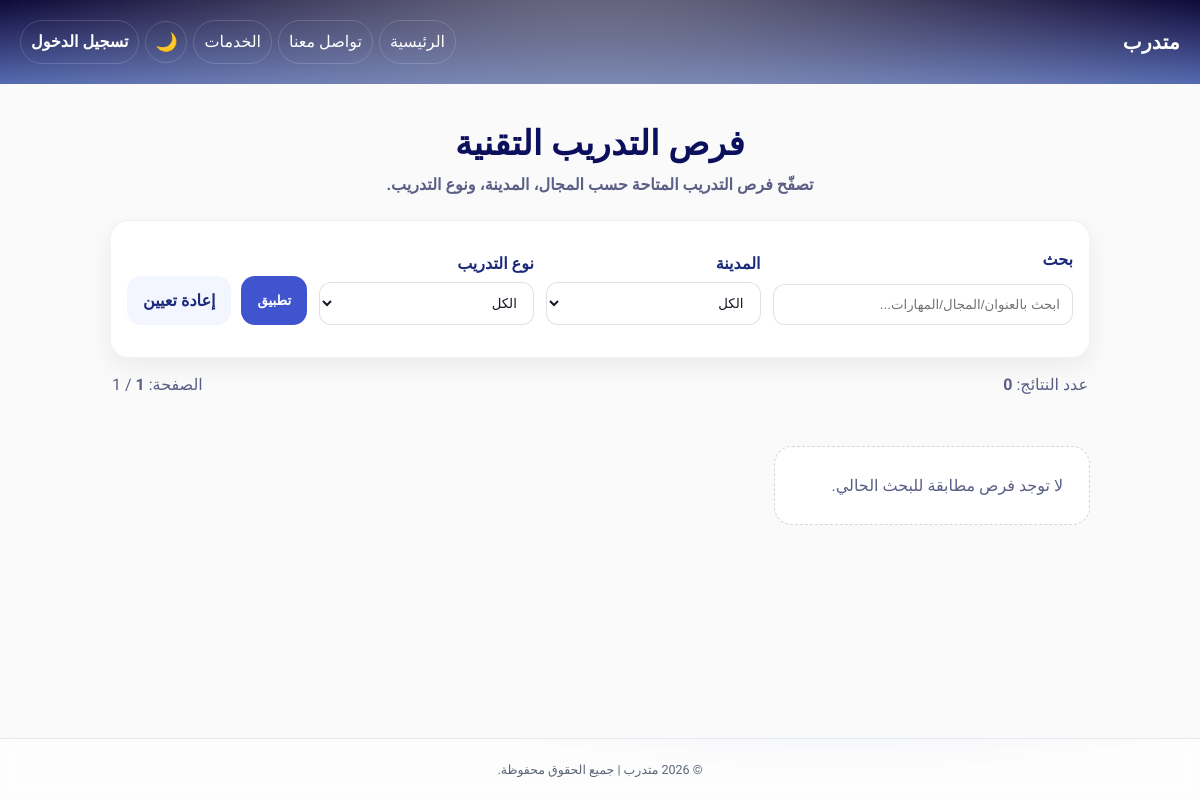
The page /specializations/it/it_internships_list.php on the database as committed earlier.
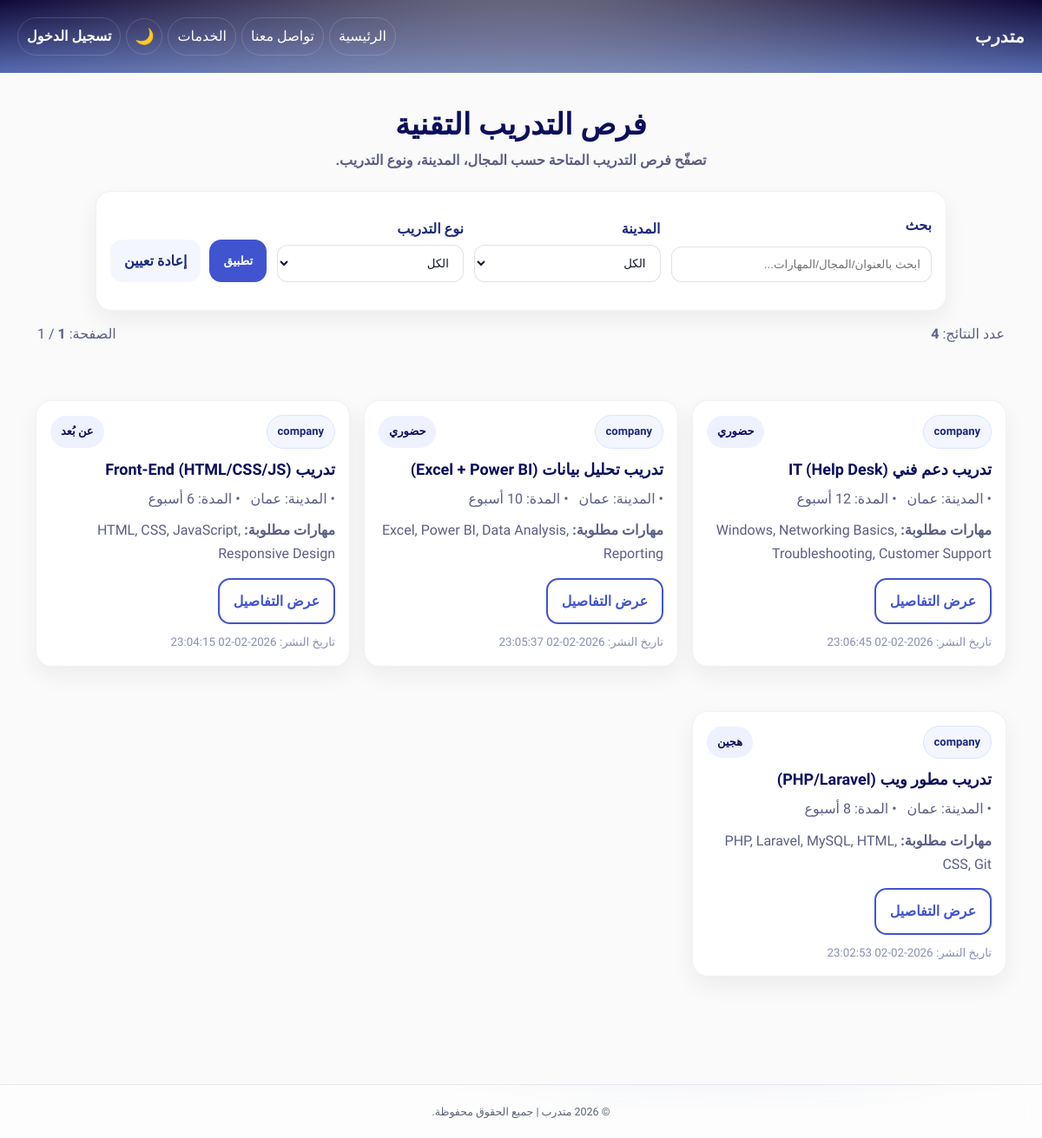
The same page on the database as committed later.
### tables this page shows
CREATE TABLE `it_internships` (
  `internship_id` int(11) NOT NULL,
  `provider_user_id` int(11) NOT NULL,
  `title` varchar(200) NOT NULL,
  `description` text NOT NULL,
  `field` varchar(100) DEFAULT NULL,
  `internship_type` enum('onsite','remote','hybrid') NOT NULL DEFAULT 'onsite',
  `city` varchar(100) DEFAULT NULL,
  `country` varchar(100) DEFAULT NULL,
  `duration_weeks` smallint(6) DEFAULT NULL,
  `start_date` date DEFAULT NULL,
  `end_date` date DEFAULT NULL,
  `required_skills` text DEFAULT NULL,
  `seats` smallint(6) DEFAULT 1,
  `status` enum('draft','published','closed') NOT NULL DEFAULT 'published',
  `published_at` datetime DEFAULT current_timestamp(),
  `created_at` datetime NOT NULL DEFAULT current_timestamp(),
  `updated_at` datetime NOT NULL DEFAULT current_timestamp() ON UPDATE current_timestamp()
);

CREATE TABLE `it_providers` (
  `user_id` int(11) NOT NULL,
  `company_name` varchar(200) NOT NULL,
  `company_registration_no` varchar(50) DEFAULT NULL,
  `website` varchar(255) DEFAULT NULL,
  `description` text DEFAULT NULL,
  `city` varchar(100) DEFAULT NULL,
  `country` varchar(100) DEFAULT NULL,
  `created_at` datetime NOT NULL DEFAULT current_timestamp(),
  `updated_at` datetime NOT NULL DEFAULT current_timestamp() ON UPDATE current_timestamp()
);

### includes/theme_init.php (called while the page is built, shortened)
<?php
$theme = $_SESSION['site_theme'] ?? ($_COOKIE['site_theme'] ?? 'light');
$theme = ($theme === 'dark') ? 'dark' : 'light';
?>

### specializations/it/it_internships_list.php (the view, shortened to what this page needs)
<?php
require_once __DIR__ . '/../../includes/theme_init.php';
  include("../../includes/header.php");
$q    = trim($_GET['q'] ?? '');
$page = max(1, (int)($_GET['page'] ?? 1));
$perPage = 9;
$offset = ($page - 1) * $perPage;
$where = [];
$params = [];
$where[] = "i.status = 'published'";
$whereSql = "WHERE " . implode(" AND ", $where);
$stmtCount = $pdo->prepare("
    SELECT COUNT(*)
    FROM it_internships i
    JOIN it_providers p ON p.user_id = i.provider_user_id
    $whereSql
");
$stmtCount->execute($params);
$total = (int)$stmtCount->fetchColumn();
$totalPages = max(1, (int)ceil($total / $perPage));
$stmt = $pdo->prepare("
    SELECT
      i.internship_id,
      i.title,
      i.field,
      i.internship_type,
      i.city,
      i.country,
      i.duration_weeks,
      i.start_date,
      i.end_date,
      i.required_skills,
      i.published_at,
      p.company_name
    FROM it_internships i
    JOIN it_providers p ON p.user_id = i.provider_user_id
    $whereSql
    ORDER BY i.published_at DESC, i.internship_id DESC
    LIMIT $perPage OFFSET $offset
");
$stmt->execute($params);
$rows = $stmt->fetchAll(PDO::FETCH_ASSOC);
?>
<!DOCTYPE html>
<html lang="ar" dir="rtl">
<head>
  <link rel="stylesheet" href="../assets/css/style.css">
</head>
<body data-theme="<?= htmlspecialchars($theme) ?>">
<main class="page-shell">
  <header class="page-head">
    <h1 class="page-title">فرص التدريب التقنية</h1>
    <p class="page-subtitle">تصفّح فرص التدريب المتاحة حسب المجال، المدينة، ونوع التدريب.</p>
  </header>
  <section class="filters-card">
    <form method="GET" class="filters-grid">
      <div class="filters-field">
        <label for="q">بحث</label>
        <input type="text" id="q" name="q" value="<?= htmlspecialchars($q) ?>" placeholder="ابحث بالعنوان/المجال/المهارات...">
      </div>
      <div class="filters-field">
        <label for="city">المدينة</label>
        <select id="city" name="city">
          <option value="">الكل</option>
        </select>
      </div>
      <div class="filters-field">
        <label for="type">نوع التدريب</label>
        <select id="type" name="type">
          <option value="">الكل</option>
        </select>
      </div>
      <div class="filters-actions">
        <button class="btn btn-primary" type="submit">تطبيق</button>
        <a class="btn btn-ghost" href="it_internships_list.php">إعادة تعيين</a>
      </div>
    </form>
  </section>
  <div class="results-meta">
    <span>عدد النتائج: <strong><?= $total ?></strong></span>
    <span>الصفحة: <strong><?= $page ?></strong> / <?= $totalPages ?></span>
  </div>
  <section class="cards-grid">
    <?php if (empty($rows)): ?>
      <div class="empty-state">
        لا توجد فرص مطابقة للبحث الحالي.
      </div>
    <?php else: ?>
      <?php foreach ($rows as $r): ?>
        <article class="card">
          <div class="card-top">
            <span class="pill"><?= htmlspecialchars($r['company_name']) ?></span>
            <span class="type-badge">
              <?php
                $t = $r['internship_type'];
                echo ($t === 'remote' ? 'عن بُعد' : ($t === 'hybrid' ? 'هجين' : 'حضوري'));
              ?>
            </span>
          </div>
          <h3 class="card-title"><?= htmlspecialchars($r['title']) ?></h3>
          <p class="card-meta">
            <?php if (!empty($r['city'])): ?>
              <span>• المدينة: <?= htmlspecialchars($r['city']) ?></span>
            <?php endif; ?>
            <?php if (!empty($r['duration_weeks'])): ?>
              <span>• المدة: <?= (int)$r['duration_weeks'] ?> أسبوع</span>
            <?php endif; ?>
          </p>
          <?php if (!empty($r['required_skills'])): ?>
            <p class="card-skills">
              <strong>مهارات مطلوبة:</strong>
              <?= htmlspecialchars(mb_strimwidth($r['required_skills'], 0, 120, '...')) ?>
            </p>
          <?php endif; ?>
          <div class="card-actions">
            <a class="btn btn-outline" href="it_internship_view.php?id=<?= (int)$r['internship_id'] ?>">عرض التفاصيل</a>
          </div>
          <div class="card-foot">
            <small>تاريخ النشر: <?= htmlspecialchars($r['published_at']) ?></small>
          </div>
        </article>
      <?php endforeach; ?>
    <?php endif; ?>
  </section>
</main>
<?php include("../../includes/footer.php"); ?>
</body>
</html>

### includes/header.php (shortened to what this page needs)
<?php
require_once __DIR__ . '/theme_init.php';
$role = $_SESSION['role'] ?? '';
$calendarRemindersCount = 0;
$role_ar =
    ($role === 'lawyer') ? 'مزاول' :
    (($role === 'trainee') ? 'متدرب' :
    (($role === 'syndicate_admin') ? 'موظف النقابة' :
    (($role === 'admin') ? 'مدير' :
    (($role === 'IT_Provider') ? 'مزود تدريب / شركة IT' :
    (($role === 'IT_Trainee') ? 'متدرب IT' : 'غير معروف')))));
$redirect_uri = urlencode($_SERVER['REQUEST_URI'] ?? '/mutadarrib/index.php');
?>
<link rel="stylesheet" href="/mutadarrib/assets/css/style.css">
<link rel="stylesheet" href="/mutadarrib/assets/css/lawyers.css">
<nav class="navbar">
  <a href="/mutadarrib/index.php">
    <div class="logo">متدرب</div>
  </a>
  <ul class="nav-links">
    <li><a href="/mutadarrib/index.php">الرئيسية</a></li>
    <li><a href="/mutadarrib/contact.php">تواصل معنا</a></li>
    <li><a href="/mutadarrib/index.php#services">الخدمات</a></li>
    <?php if (isset($_SESSION['user_id'])): ?>
      <?php if ($role === 'trainee'): ?>
        <li><a href="/mutadarrib/trainee/training_progress.php">مدة التدريب</a></li>
      <?php endif; ?>
      <li><a href="/mutadarrib/calendar/calendar.php">التقويم</a></li>
        <li class="nav-notifications">
          <a href="/mutadarrib/calendar/upcoming_reminders.php#reminders" title="تذكيرات التقويم">
            تذكيرات
            <?php if ($calendarRemindersCount > 0): ?>
              <span class="notif-badge"><?= $calendarRemindersCount ?></span>
            <?php endif; ?>
          </a>
        </li>
      <li><a class="theme-toggle-icon" href="/mutadarrib/toggle_theme.php?redirect=<?= $redirect_uri ?>" aria-label="تبديل الوضع" title="تبديل الوضع"><?= ($theme === 'dark') ? '☀️' : '🌙' ?></a></li>
      <li class="user-dropdown">
        <button class="user-toggle" id="userToggle">
          <?= htmlspecialchars($_SESSION['full_name'] ?? '') ?> (<?= $role_ar ?>) ▾
        </button>
        <ul class="dropdown-menu" id="dropdownMenu">
          <li><a href="/mutadarrib/profile.php">الملف الشخصي</a></li>
          <?php if ($role === 'admin'): ?>
            <li><a href="/mutadarrib/admin/dashboard.php">لوحة التحكم</a></li>
          <?php endif; ?>
          <?php if ($role === 'lawyer'): ?>
            <li><a href="/mutadarrib/lawyer/dashboard.php">لوحة المحامي</a></li>
          <?php endif; ?>
          <?php if ($role === 'IT_Provider'): ?>
  <li><a href="/mutadarrib/it/dashboard.php">لوحة مزود IT</a></li>
<?php endif; ?>
          <?php if ($role === 'syndicate_admin'): ?>
            <li><a href="/mutadarrib/syndicate/dashboard.php">لوحة النقابة</a></li>
          <?php endif; ?>
          <li><a href="/mutadarrib/auth/logout.php">تسجيل الخروج</a></li>
        </ul>
      </li>
    <?php else: ?>
      <li><a class="theme-toggle-icon" href="/mutadarrib/toggle_theme.php?redirect=<?= $redirect_uri ?>" aria-label="تبديل الوضع" title="تبديل الوضع"><?= ($theme === 'dark') ? '☀️' : '🌙' ?></a></li>
      <li><a href="/mutadarrib/auth/login.php" class="login-btn">تسجيل الدخول</a></li>
    <?php endif; ?>
  </ul>
</nav>

### includes/footer.php
<footer class="site-footer">
  <p>© <?= date('Y') ?> متدرب | جميع الحقوق محفوظة.</p>
</footer>

### assets/css/style.css (style rules this page uses)
.navbar { position: sticky; top: 0; z-index: 100; background: radial-gradient(1200px 800px at 50% -90px, rgb(177 180 185 / 70%), transparent 55%), linear-gradient(180deg, #070031, #556ab1); color: #fff; padding: 20px 20px; }
.navbar .logo { font-weight: 800; letter-spacing: 0.3px; font-size: 20px; }
.navbar { display: flex; align-items: center; justify-content: space-between; gap: 14px; }
.nav-links { list-style: none; margin: 0; padding: 0; display: flex; align-items: center; gap: 6px; flex-wrap: wrap; }
.nav-links a { display: inline-flex; align-items: center; gap: 8px; padding: 8px 10px; border-radius: 999px; color: #fff; border: 1px solid rgba(255, 255, 255, 0.16); background: transparent; position: relative; overflow: hidden; cursor: pointer; transition: border-color .2s ease, transform .2s ease; }
.nav-links a::before { content: ""; position: absolute; top: 0; left: 0; right: 0; border-radius: inherit; background: radial-gradient(120% 90% at 30% 20%, rgba(255,255,255,0.24), rgba(255,255,255,0.10) 45%, rgba(255,255,255,0) 100%); opacity: 0; transform: translateY(8px) scale(0.985); transition: opacity .22s ease, transform .22s ease; pointer-events: none; }
.login-btn, .register-btn { font-weight: 700; }
.theme-toggle-icon { width: 42px; height: 42px; padding: 0 !important; display: inline-flex; align-items: center; justify-content: center; font-size: 18px; line-height: 1; }
section { padding: 34px 0; }
footer { background: radial-gradient(900px 260px at 70% -120px, rgba(65,95,157,0.14), transparent 60%), rgba(255, 255, 255, 0.62); }
label { display: block; margin-bottom: 6px; font-weight: 700; color: var(--ink); }
.btn-primary { background: var(--primary); }
.page-title { margin: 10px 0 14px; }
label { display:block;margin-top:10px }
input { width:100%;padding:9px;border:1px solid #ccc;border-radius:10px;margin-top:6px }
button { padding:10px 14px;border:0;border-radius:10px;background:#0077b6;color:#fff;cursor:pointer }
.card { margin-top:15px;background:#f8f9fa;border:1px solid #e6e6e6;padding:12px;border-radius:12px }
.pill { display:inline-block;padding:8px 12px;border-radius:999px;background:#f3f6ff;border:1px solid #dbe3ff;color:#0c005a;font-size:13px; }
.nav-links li { display:flex; align-items:center; }

### assets/css/lawyers.css (style rules this page uses)
.page-title { font-size: 34px; letter-spacing: .2px; margin: 0 0 6px; }
.page-subtitle { margin: 0; color: var(--muted); font-weight: 600; }
.filters-card { width: min(980px, 96vw); margin: 0 auto 18px; padding: 12px; background: rgba(255,255,255,0.72); border: 1px solid var(--border); border-radius: var(--radius); box-shadow: var(--shadow-sm); backdrop-filter: blur(10px); -webkit-backdrop-filter: blur(10px); }
.card-top { display: flex; align-items: center; gap: 12px; margin-bottom: 12px; }
.pill { display: inline-flex; align-items: center; justify-content: center; padding: 5px 10px; border-radius: 999px; font-size: 12px; font-weight: 800; border: 1px solid transparent; white-space: nowrap; }
.card-actions { margin-top: 12px; display: flex; align-items: center; justify-content: flex-start; }
.card-actions .btn { box-shadow: none; }

Rows that differ between the two databases and show on the page:
added it_internships: provider_user.company_name "company", internship_type "حضوري", title "تدريب دعم فني IT (Help Desk)", city "عمان", required_skills "Windows, Networking Basics, Troubleshooting, Customer Support", published_at "2026-02-02 23:06:45"
added it_internships: provider_user.company_name "company", internship_type "حضوري", title "تدريب تحليل بيانات (Excel + Power BI)", city "عمان", required_skills "Excel, Power BI, Data Analysis, Reporting", published_at "2026-02-02 23:05:37"
added it_internships: provider_user.company_name "company", internship_type "عن بُعد", title "تدريب Front-End (HTML/CSS/JS)", city "عمان", required_skills "HTML, CSS, JavaScript, Responsive Design", published_at "2026-02-02 23:04:15"
added it_internships: provider_user.company_name "company", internship_type "هجين", title "تدريب مطور ويب (PHP/Laravel)", city "عمان", required_skills "PHP, Laravel, MySQL, HTML, CSS, Git", published_at "2026-02-02 23:02:53"
Other text that changed with them:
$total: "0" → "4"
text no longer shown: "لا توجد فرص مطابقة للبحث الحالي."
